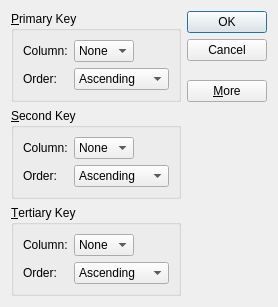
<?xml version="1.0" encoding="UTF-8"?>
<ui version="4.0">
 <class>SortDialog</class>
 <widget class="QDialog" name="SortDialog">
  <property name="geometry">
   <rect>
    <x>0</x>
    <y>0</y>
    <width>256</width>
    <height>298</height>
   </rect>
  </property>
  <property name="windowTitle">
   <string>Sort</string>
  </property>
  <layout class="QGridLayout" name="gridLayout_4">
   <item row="0" column="0">
    <widget class="QGroupBox" name="primaryGroupBox">
     <property name="title">
      <string>&amp;Primary Key</string>
     </property>
     <layout class="QGridLayout" name="gridLayout">
      <item row="0" column="0">
       <widget class="QLabel" name="label">
        <property name="text">
         <string>Column:</string>
        </property>
       </widget>
      </item>
      <item row="0" column="1">
       <widget class="QComboBox" name="primaryColumnCombo">
        <item>
         <property name="text">
          <string>None</string>
         </property>
        </item>
       </widget>
      </item>
      <item row="0" column="2">
       <spacer name="horizontalSpacer">
        <property name="orientation">
         <enum>Qt::Horizontal</enum>
        </property>
        <property name="sizeHint" stdset="0">
         <size>
          <width>28</width>
          <height>20</height>
         </size>
        </property>
       </spacer>
      </item>
      <item row="1" column="0">
       <widget class="QLabel" name="label_2">
        <property name="text">
         <string>Order:</string>
        </property>
       </widget>
      </item>
      <item row="1" column="1" colspan="2">
       <widget class="QComboBox" name="primaryOrderCombo">
        <item>
         <property name="text">
          <string>Ascending</string>
         </property>
        </item>
        <item>
         <property name="text">
          <string>Descending</string>
         </property>
        </item>
       </widget>
      </item>
     </layout>
    </widget>
   </item>
   <item row="0" column="1" rowspan="2">
    <layout class="QVBoxLayout" name="verticalLayout">
     <item>
      <widget class="QPushButton" name="okButton">
       <property name="text">
        <string>OK</string>
       </property>
       <property name="default">
        <bool>true</bool>
       </property>
      </widget>
     </item>
     <item>
      <widget class="QPushButton" name="cancelButton">
       <property name="text">
        <string>Cancel</string>
       </property>
      </widget>
     </item>
     <item>
      <spacer name="verticalSpacer">
       <property name="orientation">
        <enum>Qt::Vertical</enum>
       </property>
       <property name="sizeHint" stdset="0">
        <size>
         <width>20</width>
         <height>0</height>
        </size>
       </property>
      </spacer>
     </item>
     <item>
      <widget class="QPushButton" name="moreButton">
       <property name="text">
        <string>&amp;More</string>
       </property>
       <property name="checkable">
        <bool>true</bool>
       </property>
      </widget>
     </item>
    </layout>
   </item>
   <item row="1" column="0">
    <spacer name="verticalSpacer_2">
     <property name="orientation">
      <enum>Qt::Vertical</enum>
     </property>
     <property name="sizeHint" stdset="0">
      <size>
       <width>20</width>
       <height>22</height>
      </size>
     </property>
    </spacer>
   </item>
   <item row="2" column="0">
    <widget class="QGroupBox" name="secondaryGroupBox">
     <property name="title">
      <string>&amp;Second Key</string>
     </property>
     <layout class="QGridLayout" name="gridLayout_2">
      <item row="0" column="0">
       <widget class="QLabel" name="label_3">
        <property name="text">
         <string>Column:</string>
        </property>
       </widget>
      </item>
      <item row="0" column="1">
       <widget class="QComboBox" name="secondaryColumnCombo">
        <item>
         <property name="text">
          <string>None</string>
         </property>
        </item>
       </widget>
      </item>
      <item row="0" column="2">
       <spacer name="horizontalSpacer_2">
        <property name="orientation">
         <enum>Qt::Horizontal</enum>
        </property>
        <property name="sizeHint" stdset="0">
         <size>
          <width>28</width>
          <height>20</height>
         </size>
        </property>
       </spacer>
      </item>
      <item row="1" column="0">
       <widget class="QLabel" name="label_4">
        <property name="text">
         <string>Order:</string>
        </property>
       </widget>
      </item>
      <item row="1" column="1" colspan="2">
       <widget class="QComboBox" name="secondaryOrderCombo">
        <item>
         <property name="text">
          <string>Ascending</string>
         </property>
        </item>
        <item>
         <property name="text">
          <string>Descending</string>
         </property>
        </item>
       </widget>
      </item>
     </layout>
    </widget>
   </item>
   <item row="3" column="0">
    <widget class="QGroupBox" name="tertiaryGroupBox">
     <property name="title">
      <string>&amp;Tertiary Key</string>
     </property>
     <layout class="QGridLayout" name="gridLayout_3">
      <item row="0" column="0">
       <widget class="QLabel" name="label_5">
        <property name="text">
         <string>Column:</string>
        </property>
       </widget>
      </item>
      <item row="0" column="1">
       <widget class="QComboBox" name="tertiaryColumnCombo">
        <item>
         <property name="text">
          <string>None</string>
         </property>
        </item>
       </widget>
      </item>
      <item row="0" column="2">
       <spacer name="horizontalSpacer_3">
        <property name="orientation">
         <enum>Qt::Horizontal</enum>
        </property>
        <property name="sizeHint" stdset="0">
         <size>
          <width>28</width>
          <height>20</height>
         </size>
        </property>
       </spacer>
      </item>
      <item row="1" column="0">
       <widget class="QLabel" name="label_6">
        <property name="text">
         <string>Order:</string>
        </property>
       </widget>
      </item>
      <item row="1" column="1" colspan="2">
       <widget class="QComboBox" name="tertiaryOrderCombo">
        <item>
         <property name="text">
          <string>Ascending</string>
         </property>
        </item>
        <item>
         <property name="text">
          <string>Descending</string>
         </property>
        </item>
       </widget>
      </item>
     </layout>
    </widget>
   </item>
  </layout>
  <zorder>primaryGroupBox</zorder>
  <zorder>secondaryGroupBox</zorder>
  <zorder>tertiaryGroupBox</zorder>
  <zorder>verticalSpacer_2</zorder>
 </widget>
 <tabstops>
  <tabstop>primaryColumnCombo</tabstop>
  <tabstop>primaryOrderCombo</tabstop>
  <tabstop>secondaryColumnCombo</tabstop>
  <tabstop>secondaryOrderCombo</tabstop>
  <tabstop>tertiaryColumnCombo</tabstop>
  <tabstop>tertiaryOrderCombo</tabstop>
  <tabstop>okButton</tabstop>
  <tabstop>cancelButton</tabstop>
  <tabstop>moreButton</tabstop>
 </tabstops>
 <resources/>
 <connections>
  <connection>
   <sender>okButton</sender>
   <signal>clicked()</signal>
   <receiver>SortDialog</receiver>
   <slot>accept()</slot>
   <hints>
    <hint type="sourcelabel">
     <x>185</x>
     <y>24</y>
    </hint>
    <hint type="destinationlabel">
     <x>186</x>
     <y>66</y>
    </hint>
   </hints>
  </connection>
  <connection>
   <sender>cancelButton</sender>
   <signal>clicked()</signal>
   <receiver>SortDialog</receiver>
   <slot>reject()</slot>
   <hints>
    <hint type="sourcelabel">
     <x>220</x>
     <y>51</y>
    </hint>
    <hint type="destinationlabel">
     <x>222</x>
     <y>73</y>
    </hint>
   </hints>
  </connection>
  <connection>
   <sender>moreButton</sender>
   <signal>toggled(bool)</signal>
   <receiver>secondaryGroupBox</receiver>
   <slot>setVisible(bool)</slot>
   <hints>
    <hint type="sourcelabel">
     <x>181</x>
     <y>107</y>
    </hint>
    <hint type="destinationlabel">
     <x>22</x>
     <y>129</y>
    </hint>
   </hints>
  </connection>
  <connection>
   <sender>moreButton</sender>
   <signal>toggled(bool)</signal>
   <receiver>tertiaryGroupBox</receiver>
   <slot>setVisible(bool)</slot>
   <hints>
    <hint type="sourcelabel">
     <x>190</x>
     <y>116</y>
    </hint>
    <hint type="destinationlabel">
     <x>156</x>
     <y>234</y>
    </hint>
   </hints>
  </connection>
 </connections>
</ui>
